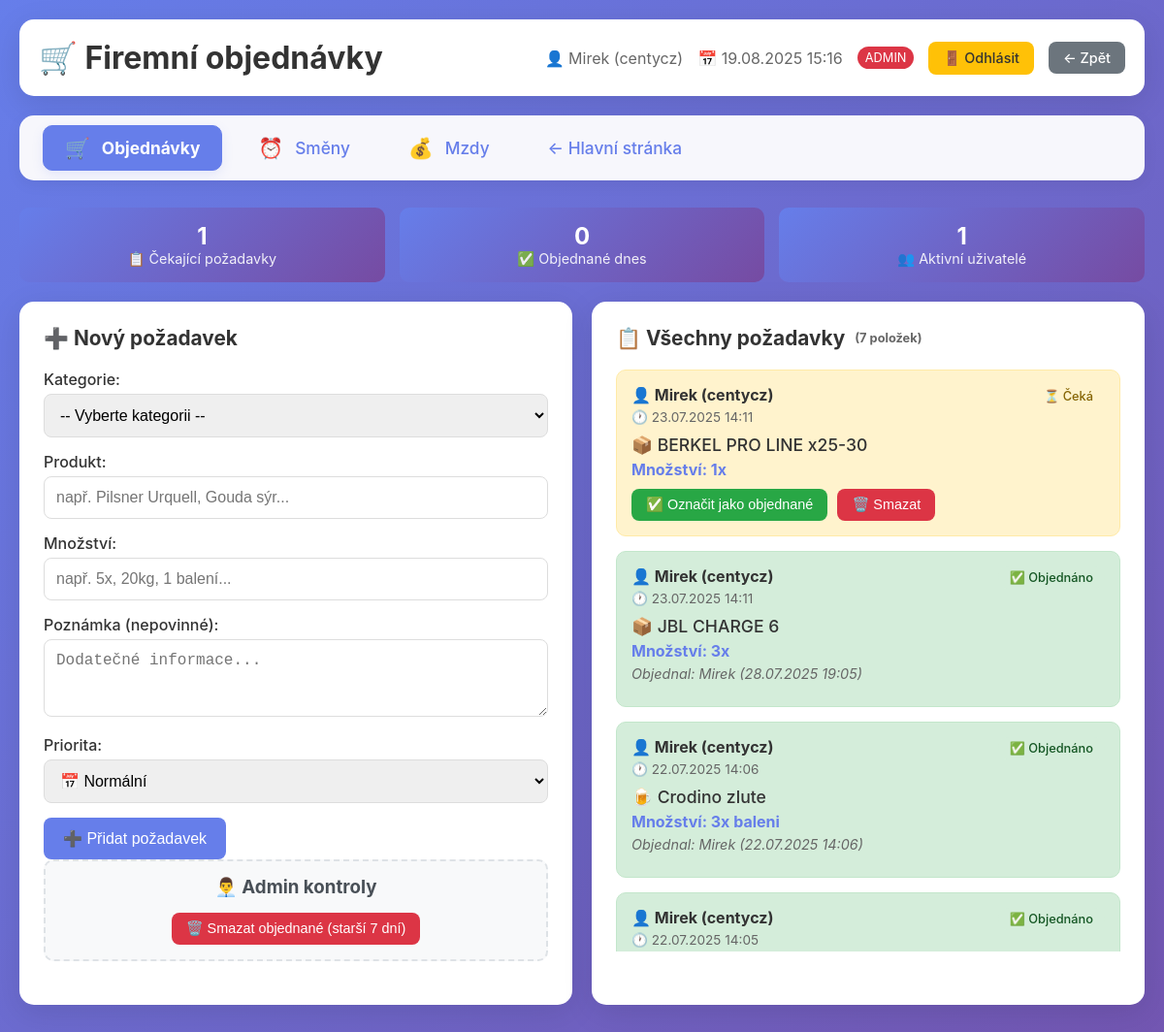
The page /pizza/orders_system.php (signed in) on the database its author committed.
### tables this page shows
CREATE TABLE `order_requests` (
  `id` int(11) NOT NULL,
  `user_id` int(11) NOT NULL,
  `category_id` int(11) DEFAULT NULL,
  `product` varchar(200) NOT NULL,
  `quantity` varchar(100) NOT NULL,
  `note` text DEFAULT NULL,
  `priority` enum('low','normal','urgent') DEFAULT 'normal',
  `status` enum('pending','ordered','cancelled') DEFAULT 'pending',
  `created_at` timestamp NULL DEFAULT current_timestamp(),
  `ordered_at` timestamp NULL DEFAULT NULL,
  `ordered_by` int(11) DEFAULT NULL
);

CREATE TABLE `order_users` (
  `id` int(11) NOT NULL,
  `username` varchar(50) NOT NULL,
  `password_hash` varchar(255) NOT NULL,
  `full_name` varchar(100) DEFAULT NULL,
  `is_admin` tinyint(1) DEFAULT 0,
  `created_at` timestamp NULL DEFAULT current_timestamp(),
  `user_role` enum('admin','ragazzi','user') DEFAULT 'user',
  `is_active` tinyint(1) DEFAULT 1,
  `email` varchar(255) DEFAULT NULL
);

CREATE TABLE `order_categories` (
  `id` int(11) NOT NULL,
  `name` varchar(50) NOT NULL,
  `icon` varchar(10) DEFAULT NULL,
  `color` varchar(7) DEFAULT NULL
);

### pizza/orders_system.php (the view, shortened to what this page needs)
<?php
try {
    $pdo = new PDO('mysql:host=127.0.0.1;dbname=pizza_orders;charset=utf8mb4', 'pizza_user', 'pizza');
    $pdo->setAttribute(PDO::ATTR_ERRMODE, PDO::ERRMODE_EXCEPTION);
} catch(PDOException $e) {
    die("Chyba připojení: " . $e->getMessage());
}
$current_user = $_SESSION['order_user'];
$current_user_id = $_SESSION['order_user_id'];
$current_full_name = $_SESSION['order_full_name'];
$is_admin = $_SESSION['is_admin'] ?? false;
$requests_query = "
    SELECT
        r.*,
        u.username,
        u.full_name,
        c.name as category_name,
        c.icon as category_icon,
        c.color as category_color,
        ordered_user.username as ordered_by_username,
        ordered_user.full_name as ordered_by_full_name
    FROM order_requests r
    JOIN order_users u ON r.user_id = u.id
    LEFT JOIN order_categories c ON r.category_id = c.id
    LEFT JOIN order_users ordered_user ON r.ordered_by = ordered_user.id
    ORDER BY
        FIELD(r.status, 'pending', 'ordered', 'cancelled'),
        FIELD(r.priority, 'urgent', 'normal', 'low'),
        r.created_at DESC
";
$requests = $pdo->query($requests_query)->fetchAll(PDO::FETCH_ASSOC);
$stats = $pdo->query("
    SELECT
        COUNT(CASE WHEN status = 'pending' THEN 1 END) as pending_count,
        COUNT(CASE WHEN status = 'ordered' AND DATE(ordered_at) = CURDATE() THEN 1 END) as ordered_today,
        COUNT(DISTINCT user_id) as active_users
    FROM order_requests
    WHERE created_at >= DATE_SUB(NOW(), INTERVAL 30 DAY)
")->fetch(PDO::FETCH_ASSOC);
?>
<!DOCTYPE html>
<html lang="cs">
<head>
</head>
<body>
    <div class="container">
        <div class="header">
            <h1>🛒 Firemní objednávky</h1>
            <div class="user-info">
                    <span>👤 <?= htmlspecialchars($current_full_name) ?> (<?= htmlspecialchars($current_user) ?>)</span>
                    <span>📅 <?= date('d.m.Y H:i') ?></span>
                    <?php if ($is_admin): ?>
                        <span style="background: #dc3545; color: white; padding: 4px 8px; border-radius: 12px; font-size: 0.8rem;">ADMIN</span>
                    <?php endif; ?>
                    <a href="?logout=1" class="btn btn-warning">🚪 Odhlásit</a>
                <a href="../" class="btn btn-secondary">← Zpět</a>
            </div>
               </div>
<div class="tab-menu">
    <a href="orders_system.php" class="tab-item active">
        <span class="tab-icon">🛒</span> Objednávky
    </a>
    <a href="shifts_system.php" class="tab-item">
        <span class="tab-icon">⏰</span> Směny
    </a>
    <a href="payroll_system.php" class="tab-item">
        <span class="tab-icon">💰</span> Mzdy
    </a>
    <a href="../" class="tab-item">
        ← Hlavní stránka
    </a>
</div>
        <div class="stats-grid">
            <div class="stat-item">
                <div class="stat-number"><?= $stats['pending_count'] ?></div>
                <div class="stat-label">📋 Čekající požadavky</div>
            </div>
            <div class="stat-item">
                <div class="stat-number"><?= $stats['ordered_today'] ?></div>
                <div class="stat-label">✅ Objednané dnes</div>
            </div>
            <div class="stat-item">
                <div class="stat-number"><?= $stats['active_users'] ?></div>
                <div class="stat-label">👥 Aktivní uživatelé</div>
            </div>
        </div>
        <div class="main-grid">
            <div class="panel">
                <div class="panel-title">
                    ➕ Nový požadavek
                </div>
                <form method="POST">
                        <div class="form-group">
                            <label>Kategorie:</label>
                            <select name="category_id" required>
                                <option value="">-- Vyberte kategorii --</option>
                            </select>
                        </div>
                        <div class="form-group">
                            <label>Produkt:</label>
                            <input type="text" name="product" placeholder="např. Pilsner Urquell, Gouda sýr..." required>
                        </div>
                        <div class="form-group">
                            <label>Množství:</label>
                            <input type="text" name="quantity" placeholder="např. 5x, 20kg, 1 balení..." required>
                        </div>
                        <div class="form-group">
                            <label>Poznámka (nepovinné):</label>
                            <textarea name="note" rows="3" placeholder="Dodatečné informace..."></textarea>
                        </div>
                        <div class="form-group">
                            <label>Priorita:</label>
                            <select name="priority">
                                <option value="normal">📅 Normální</option>
                            </select>
                        </div>
                        <button type="submit" class="btn btn-primary">
                            ➕ Přidat požadavek
                        </button>
                    </form>
                <?php if ($is_admin): ?>
                <div class="admin-controls">
                    <h3>👨‍💼 Admin kontroly</h3>
                    <form method="POST" onsubmit="return confirm('Opravdu smazat všechny objednané požadavky starší 7 dní?')">
                        <button type="submit" class="btn btn-danger">
                            🗑️ Smazat objednané (starší 7 dní)
                        </button>
                    </form>
                </div>
                <?php endif; ?>
            </div>
            <div class="panel">
                <div class="panel-title">
                    📋 Všechny požadavky
                    <span style="font-size: 0.8rem; color: #666;">(<?= count($requests) ?> položek)</span>
                </div>
                <div class="requests-container">
                    <?php foreach ($requests as $req): ?>
                        <div class="request-item <?= $req['status'] ?> <?= $req['priority'] === 'urgent' ? 'urgent' : '' ?>">
                            <div class="request-header">
                                <div class="request-meta">
                                    <div class="request-user">👤 <?= htmlspecialchars($req['full_name']) ?> (<?= htmlspecialchars($req['username']) ?>)</div>
                                    <div class="request-date">🕐 <?= date('d.m.Y H:i', strtotime($req['created_at'])) ?></div>
                                </div>
                                <span class="status-badge status-<?= $req['status'] ?> <?= $req['priority'] === 'urgent' ? 'status-urgent' : '' ?>">
                                    <?php if ($req['status'] === 'pending'): ?>
                                        <?= $req['priority'] === 'urgent' ? '🔥 URGENTNÍ' : '⏳ Čeká' ?>
                                    <?php else: ?>
                                        ✅ Objednáno
                                    <?php endif; ?>
                                </span>
                            </div>
                            <div class="request-content">
                                <div class="request-product">
                                    <?= $req['category_icon'] ?? '📦' ?> <?= htmlspecialchars($req['product']) ?>
                                </div>
                                <div class="request-quantity">Množství: <?= htmlspecialchars($req['quantity']) ?></div>
                                <?php if ($req['status'] === 'ordered' && $req['ordered_by_full_name']): ?>
                                    <div class="request-note">Objednal: <?= htmlspecialchars($req['ordered_by_full_name']) ?> (<?= date('d.m.Y H:i', strtotime($req['ordered_at'])) ?>)</div>
                                <?php endif; ?>
                            </div>
                            <?php if ($req['status'] === 'pending'): ?>
                                <div class="request-actions">
                                    <?php if ($is_admin): ?>
                                        <form method="POST" style="display: inline;">
                                            <button type="submit" class="btn btn-success">✅ Označit jako objednané</button>
                                        </form>
                                    <?php endif; ?>
                                    <?php if ($req['user_id'] == $current_user_id || $is_admin): ?>
                                        <form method="POST" style="display: inline;" onsubmit="return confirm('Opravdu smazat tento požadavek?')">
                                            <button type="submit" class="btn btn-danger">🗑️ Smazat</button>
                                        </form>
                                    <?php endif; ?>
                                </div>
                            <?php endif; ?>
                        </div>
                    <?php endforeach; ?>
                </div>
            </div>
        </div>
    </div>
</body>
</html>

### pizza/orders_system.php (style rules this page uses)
* { margin: 0; padding: 0; box-sizing: border-box; }
body { font-family: -apple-system, BlinkMacSystemFont, 'Segoe UI', Roboto, sans-serif; background: linear-gradient(135deg, #667eea 0%, #764ba2 100%); min-height: 100vh; padding: 20px; }
.container { max-width: 1200px; margin: 0 auto; }
.header { background: white; padding: 20px; border-radius: 15px; margin-bottom: 20px; box-shadow: 0 8px 32px rgba(0,0,0,0.1); display: flex; justify-content: space-between; align-items: center; }
.header h1 { color: #333; display: flex; align-items: center; gap: 10px; }
.user-info { display: flex; align-items: center; gap: 15px; color: #666; }
.main-grid { display: grid; grid-template-columns: 1fr 2fr; gap: 20px; }
.panel { background: white; border-radius: 15px; padding: 25px; box-shadow: 0 8px 32px rgba(0,0,0,0.1); }
.panel-title { font-size: 1.3rem; font-weight: bold; color: #333; margin-bottom: 20px; display: flex; align-items: center; gap: 10px; }
.form-group { margin-bottom: 15px; }
.form-group label { display: block; margin-bottom: 5px; font-weight: 500; color: #333; }
.form-group input, .form-group textarea, .form-group select { width: 100%; padding: 12px; border: 1px solid #ddd; border-radius: 8px; font-size: 1rem; transition: border-color 0.2s; }
.btn { padding: 12px 20px; border: none; border-radius: 8px; cursor: pointer; font-size: 1rem; font-weight: 500; transition: all 0.2s; display: inline-flex; align-items: center; gap: 8px; text-decoration: none; }
.btn-primary { background: #667eea; color: white; }
.btn-success { background: #28a745; color: white; font-size: 0.9rem; padding: 8px 15px; }
.btn-danger { background: #dc3545; color: white; font-size: 0.9rem; padding: 8px 15px; }
.btn-warning { background: #ffc107; color: #333; font-size: 0.9rem; padding: 8px 15px; }
.btn-secondary { background: #6c757d; color: white; font-size: 0.9rem; padding: 8px 15px; }
.requests-container { max-height: 600px; overflow-y: auto; }
.request-item { background: #f8f9fa; border: 1px solid #e9ecef; border-radius: 10px; padding: 15px; margin-bottom: 15px; transition: all 0.2s; }
.request-item.ordered { background: #d4edda; border-color: #c3e6cb; }
.request-item.pending { background: #fff3cd; border-color: #ffeaa7; }
.request-header { display: flex; justify-content: space-between; align-items: flex-start; margin-bottom: 10px; }
.request-meta { display: flex; flex-direction: column; gap: 5px; }
.request-user { font-weight: bold; color: #333; }
.request-date { font-size: 0.85rem; color: #666; }
.request-content { margin: 10px 0; }
.request-product { font-size: 1.1rem; font-weight: 500; color: #333; margin-bottom: 5px; }
.request-quantity { color: #667eea; font-weight: bold; }
.request-note { font-size: 0.9rem; color: #666; font-style: italic; margin-top: 5px; }
.request-actions { display: flex; gap: 10px; margin-top: 10px; }
.status-badge { padding: 4px 12px; border-radius: 20px; font-size: 0.8rem; font-weight: 500; }
.status-pending { background: #fff3cd; color: #856404; }
.status-ordered { background: #d4edda; color: #155724; }
.admin-controls { background: #f8f9fa; border: 2px dashed #dee2e6; border-radius: 10px; padding: 15px; margin-bottom: 20px; text-align: center; }
.admin-controls h3 { color: #495057; margin-bottom: 15px; }
.stats-grid { display: grid; grid-template-columns: repeat(3, 1fr); gap: 15px; margin-bottom: 20px; }
.stat-item { background: linear-gradient(135deg, #667eea, #764ba2); color: white; padding: 15px; border-radius: 10px; text-align: center; }
.stat-number { font-size: 1.5rem; font-weight: bold; }
.stat-label { font-size: 0.9rem; opacity: 0.9; }
.main-grid { display: grid; grid-template-columns: 1fr 1fr; gap: 20px; }
.tab-menu { background: #f7f7fc; margin-bottom: 28px; border-radius: 15px; box-shadow: 0 4px 16px rgba(0,0,0,0.06); padding: 10px 24px; display: flex; gap: 14px; align-items: center; }
.tab-item { background: none; border: none; color: #667eea; font-weight: 500; padding: 10px 22px; border-radius: 10px; font-size: 1.08em; transition: background .18s, color .18s; display: flex; align-items: center; gap: 7px; text-decoration: none; border: 1.5px solid transparent; }
.tab-item.active { background: #667eea; color: white !important; border-color: #667eea; box-shadow: 0 4px 12px #667eea22; font-weight: bold; }
.tab-icon { font-size: 1.2em; margin-right: 5px; }

### rows shown on the page
order_requests: user.full_name "Mirek", user.username "centycz", created_at "23.07.2025 14:11", status "⏳ Čeká", category.icon "📦", product "BERKEL PRO LINE x25-30", quantity "1x"
order_requests: user.full_name "Mirek", user.username "centycz", created_at "23.07.2025 14:11", status "✅ Objednáno", category.icon "📦", product "JBL CHARGE 6", quantity "3x", ordered_at "28.07.2025 19:05"
order_requests: user.full_name "Mirek", user.username "centycz", created_at "22.07.2025 14:06", status "✅ Objednáno", category.icon "🍺", product "Crodino zlute", quantity "3x baleni", ordered_at "22.07.2025 14:06"
order_requests: user.full_name "Mirek", user.username "centycz", created_at "22.07.2025 14:05", status "✅ Objednáno"

### other values the page prints
$current_full_name "Mirek"
$current_user "centycz"
$stats['pending_count'] "1"
$stats['ordered_today'] "0"
$stats['active_users'] "1"
count($requests) "7"
